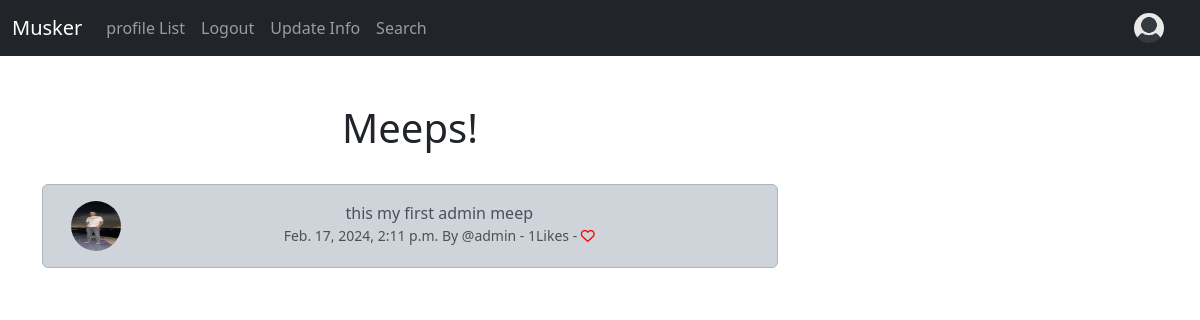
The app's page /meep_show/1 (signed in) with its own data.
### muskerapp/models.py (models this page shows, shortened)
class Meep(models.Model):
        user = models.ForeignKey(
        User,related_name="meeps",
        on_delete=models.DO_NOTHING
    )
        body=models.CharField(max_length=200)
        create_at=models.DateTimeField(auto_now_add=True)
        likes=models.ManyToManyField(User, related_name="meep_like",blank=True)
        def number_of_likes(self):
            return self.likes.count()

class Profile(models.Model):
    user = models.OneToOneField(User, on_delete=models.CASCADE)
    Follows=models.ManyToManyField("self",
                                   related_name="followed_by",
                                   symmetrical=False,
                                   blank=True,
                                   )
    date_modified=models.DateTimeField(User,auto_now=True)
    profile_image=models.ImageField(null=True, blank=True,upload_to="images/")
    profile_bio=models.CharField(null=True, blank=True,max_length=100)
    homepage_link=models.CharField(null=True, blank=True,max_length=100)
    facebook_link=models.CharField(null=True, blank=True,max_length=100)
    instagram_link=models.CharField(null=True, blank=True,max_length=100)
    linkedin_link=models.CharField(null=True, blank=True,max_length=100)

### muskerapp/views.py (the view)
# urls.py: path('meep_show/<int:pk>',meep_show, name='meep_show'),
def meep_show(request, pk):
	meep = get_object_or_404(Meep, id=pk)
	if meep:
		return render(request, "show_meep.html", {'meep':meep})
	else:
		messages.success(request, ("That Meep Does Not Exist..."))
		return redirect('home')

### muskerapp/templates/show_meep.html (shortened to what this page needs)
{% extends "base.html" %} {%load static%} {%block content%}
<div class="container text-center">
  <div class="row">
    <div class="col-8">
      <h1>Meeps!</h1>
      <br />
      <div class="alert alert-dark" role="alert">
        <div class="container">
          <div class="row">
            <div class="col-1">
              {% if meep.user.profile.profile_image %}
              <img
                src="{{ meep.user.profile.profile_image.url }}"
                width="50"
                height="50"
                class="rounded-circle"
                alt="{{ profile.user.username }}"
              />
              {% endif %}
            </div>
            <div class="col-11">
              {{meep.body}}<br />
              <small class="text-muted">
                {{meep.create_at}} By @{{meep.user.username}} -
                {{meep.number_of_likes}}Likes - {% if user in meep.likes.all %}
                <a href="{% url 'meep_like' meep.id%}">
                  <i class="fa-solid fa-heart" style="color: red"></i>
                </a>
                {% else %}
                <a href="{% url 'meep_like' meep.id%}">
                  <i class="fa-regular fa-heart" style="color: red"></i>
                </a>
                {%endif%}
              </small>
            </div>
          </div>
        </div>
      </div>
    </div>
    <div class="col-4">
      <br /><br />
    </div>
    {%endblock%}

### records on screen
Meep: user.profile.profile_image (picture), body "this my first admin meep", create_at "Feb. 17, 2024, 2:11 p.m.", user.username "admin", number_of_likes "1"
